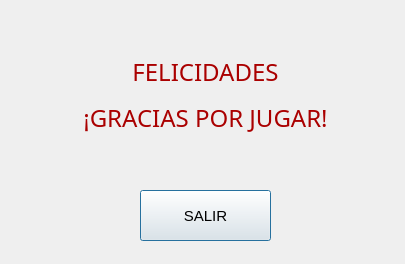
<?xml version="1.0" encoding="UTF-8"?>
<ui version="4.0">
 <class>Final</class>
 <widget class="QDialog" name="Final">
  <property name="geometry">
   <rect>
    <x>0</x>
    <y>0</y>
    <width>405</width>
    <height>264</height>
   </rect>
  </property>
  <property name="windowTitle">
   <string>Dialog</string>
  </property>
  <widget class="QLabel" name="label">
   <property name="geometry">
    <rect>
     <x>20</x>
     <y>30</y>
     <width>371</width>
     <height>131</height>
    </rect>
   </property>
   <property name="font">
    <font>
     <family>Forte</family>
     <pointsize>24</pointsize>
     <weight>50</weight>
     <italic>false</italic>
     <bold>false</bold>
    </font>
   </property>
   <property name="styleSheet">
    <string notr="true">color: rgb(170, 0, 0);
font: 24pt &quot;Forte&quot;;</string>
   </property>
   <property name="text">
    <string>&lt;html&gt;&lt;head/&gt;&lt;body&gt;&lt;p align=&quot;center&quot;&gt;&lt;span style=&quot; font-size:18pt;&quot;&gt;FELICIDADES&lt;/span&gt;&lt;/p&gt;&lt;p align=&quot;center&quot;&gt;&lt;span style=&quot; font-size:18pt;&quot;&gt;¡GRACIAS POR JUGAR!&lt;/span&gt;&lt;/p&gt;&lt;/body&gt;&lt;/html&gt;</string>
   </property>
  </widget>
  <widget class="QPushButton" name="pushButton">
   <property name="geometry">
    <rect>
     <x>140</x>
     <y>190</y>
     <width>131</width>
     <height>51</height>
    </rect>
   </property>
   <property name="font">
    <font>
     <pointsize>11</pointsize>
    </font>
   </property>
   <property name="text">
    <string>SALIR</string>
   </property>
  </widget>
 </widget>
 <resources/>
 <connections/>
</ui>
